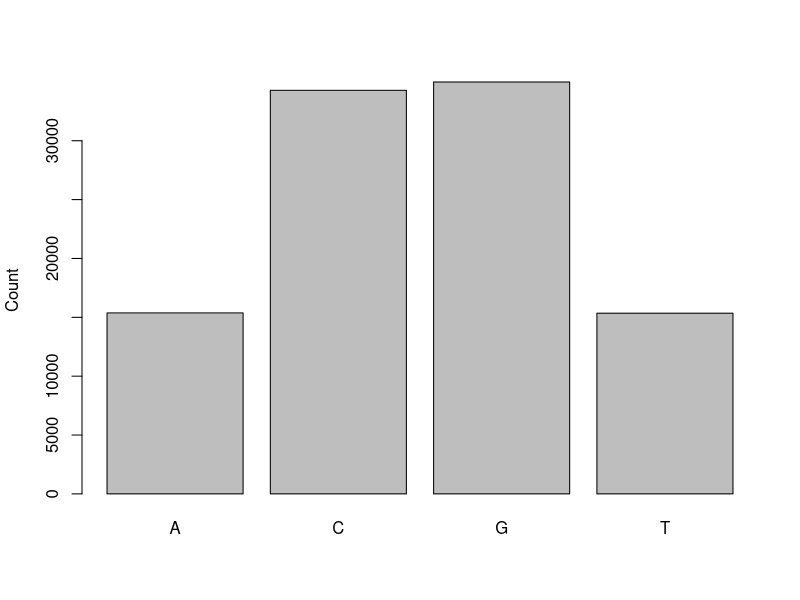
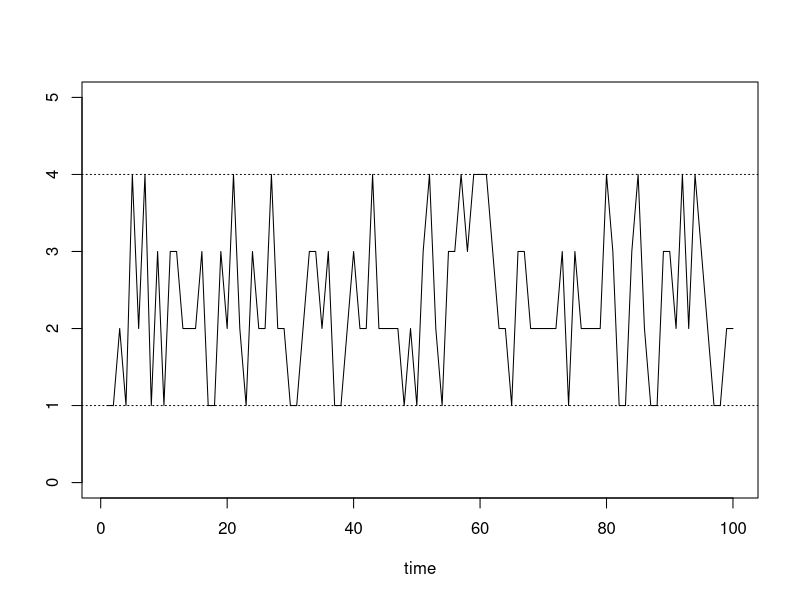

The R source for these figures, in order:
## ---- chunk 1
rm(list = ls())
P <- t(matrix(c(0.180,0.274,0.426,0.120,
                0.171,0.367,0.274,0.188,
                0.161,0.339,0.375,0.125,
                0.079,0.355,0.384,0.182),nrow=4, ncol=4))
## ---- chunk 2
library(expm)
P%^%5
P%^%50
P%^%500
## ---- chunk 3
run.mc.sim <- function(P, num.iters) {
  set.seed(440)
  # number of possible states
  num.states <- nrow(P)
  # stores the states X_t through time
  states <- numeric(num.iters)
  # initialize variable for first state
  states[1] <- 1
  for(t in 2:num.iters) {
    # probability vector to simulate next state X_{t+1}
    p <- P[states[t-1], ]
    # draw from multinomial and determine state
    states[t] <- which(rmultinom(1, 1, p) == 1)
  }
  return(states)
}
num.iterations <- 100000
chain.states <- run.mc.sim(P, num.iterations)
counts <- table(chain.states)
barplot(counts, 
        names.arg=c("A", "C", "G", "T"),
        ylab="Count")

matplot(chain.states[99900:99999], type='l', lty=1, col=1:5, ylim=c(0,5), ylab='state
', xlab='time')
abline(h=1, lty=3)
abline(h=4, lty=3)
## ---- chunk 4
proportions <- counts/100000
proportions
## ---- chunk 5
string.chain.states <- toString(chain.states)
library(stringr)
str_count(string.chain.states, pattern = "2, 3")/100000
## ---- chunk 6
P[2,3] * (P%^%500)[1,2]
## ---- chunk 7
P[2,3] * proportions[2]
